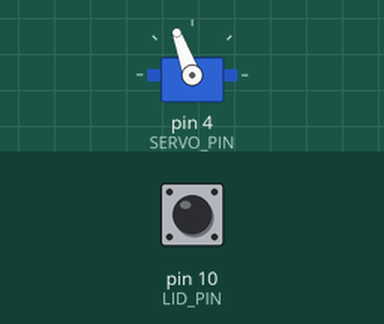
Bench run of a sketch on a simulated Arduino Uno, built with avr-gcc and run on an emulated ATmega328P. Parts: servo. Inputs (shaded band) come from the test bench; at power-on: pin 10 (LID_PIN) HIGH.

Above: at 1.2 s.
1.3 s: pin 10 (LID_PIN) pulled LOW for 0.15 s
At 2.4 s:
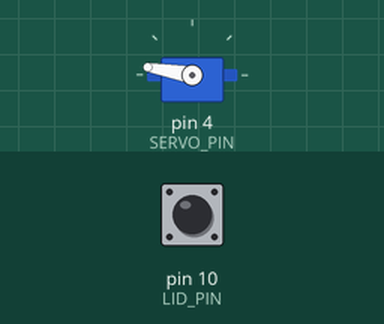
Timing chart, 0 to 7.8 s (numbered marks = the images above; inputs shaded):
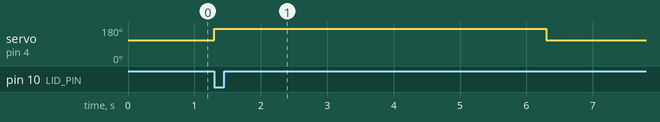

Measured:
- after the input at 1.3 s, servo on pin 4 (SERVO_PIN): 110° → 170° at once, → 110° 5.0 s later

The sketch:

LidSensor.ino
```cpp
#include <Servo.h>

enum Lid { OPEN = 110, CLOSED = 170 };

Servo myservo;
Lid mLid = OPEN;

short SERVO_PIN = 4;
short LID_PIN = 10;

long lastCloseMillis = 0;

void setup() {
  myservo.attach(SERVO_PIN);
  pinMode(LID_PIN, INPUT_PULLUP);
  mLid = OPEN;
  myservo.write(OPEN);
  lastCloseMillis = millis();
}

void loop() {
  if (mLid == OPEN) {
    if (digitalRead(LID_PIN) == LOW) {
      mLid = CLOSED;
      myservo.write(CLOSED);
      lastCloseMillis = millis();
    }
  } else {
    if (millis() - lastCloseMillis > 5000) {
      mLid = OPEN;
      myservo.write(OPEN);
      delay(10);
    }
  }
}
```
